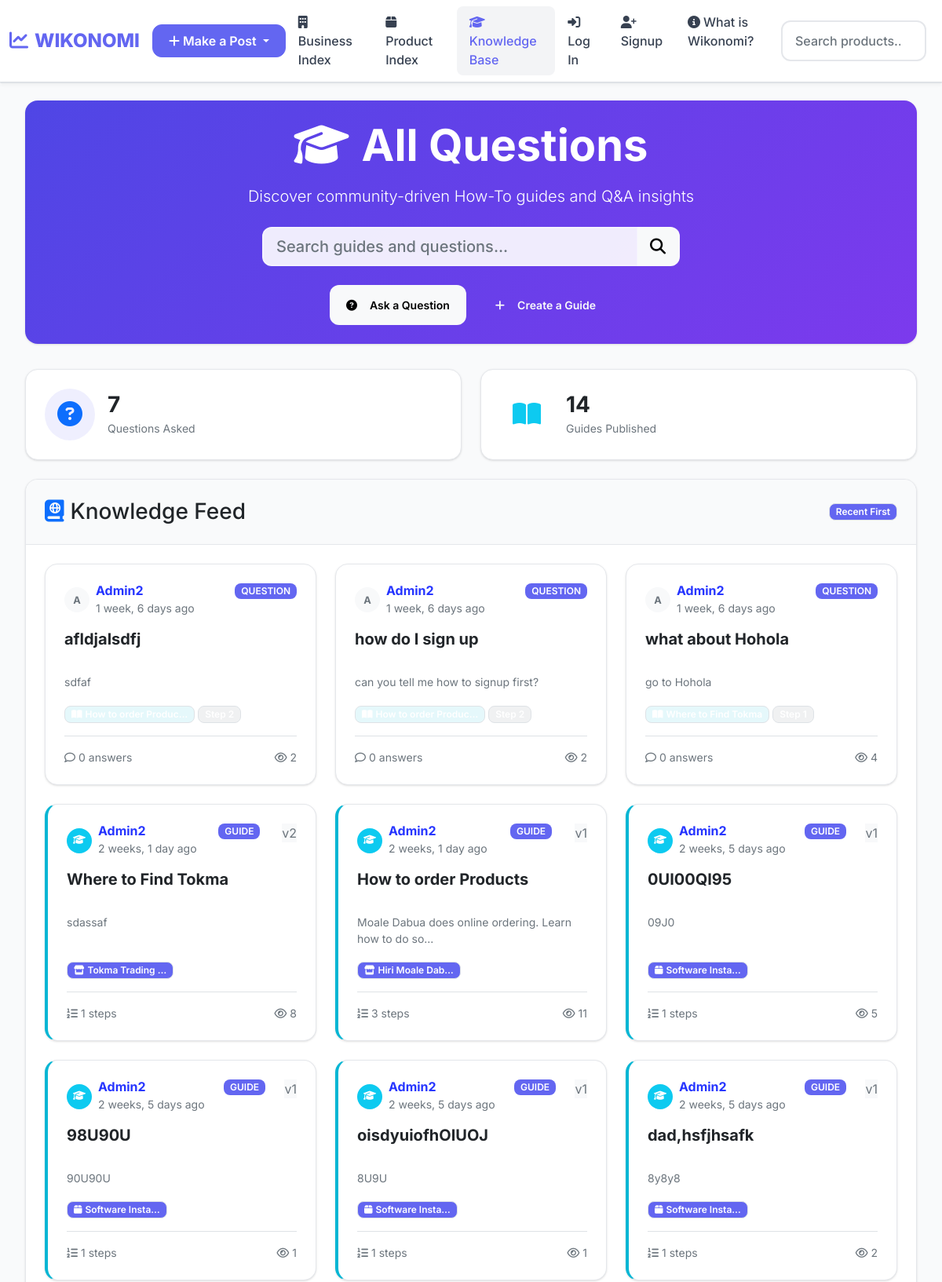
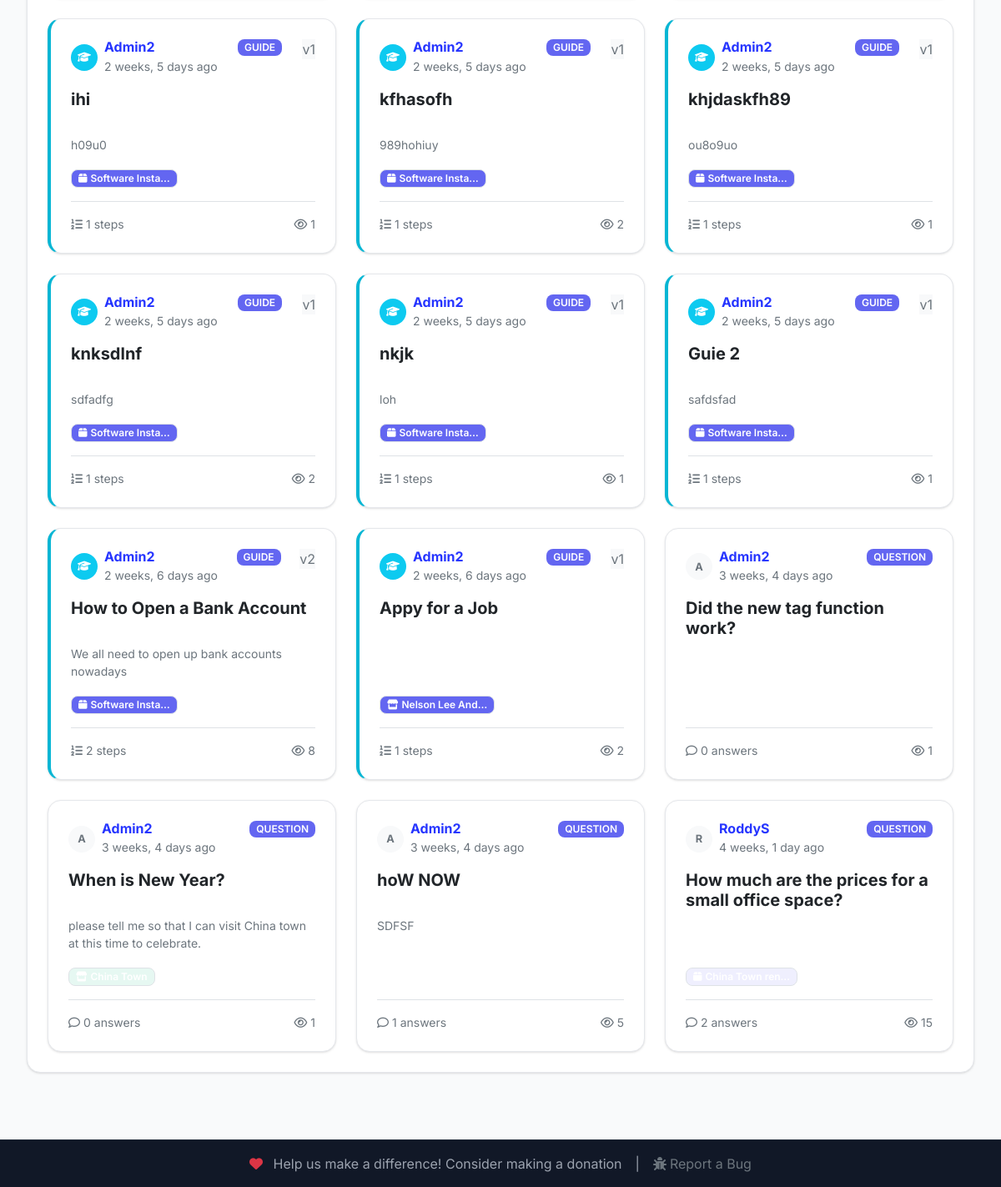
Screenshot of /qa/question/all/ with the database file from the repository (2 pictures, top to bottom).
### QA/models.py (models this page shows, shortened)
class Question(models.Model):
    title = models.CharField(max_length=255)
    body = models.TextField(blank=True)
    author = models.ForeignKey(User, on_delete=models.CASCADE, related_name='questions')
    product = models.ForeignKey(Product, on_delete=models.CASCADE, related_name='questions', null=True, blank=True)
    business = models.ForeignKey(Business, on_delete=models.CASCADE, related_name='questions', null=True, blank=True)
    howto_step = models.ForeignKey('HowTo.HowToStep', on_delete=models.CASCADE, related_name='questions', null=True, blank=True)
    created_at = models.DateTimeField(auto_now_add=True)
    updated_at = models.DateTimeField(auto_now=True)
    views_count = models.PositiveIntegerField(default=0)
    class Meta:
        ordering = ['-created_at']
    @property
    def answer_count(self):
        return self.answers.count()

### HowTo/models.py (models this page shows, shortened)
class HowTo(models.Model):
    title = models.CharField(max_length=255)
    description = models.TextField(blank=True, help_text="A brief overview of what this process covers")
    business = models.ForeignKey(Business, on_delete=models.CASCADE, related_name='how_tos', null=True, blank=True)
    product = models.ForeignKey(Product, on_delete=models.CASCADE, related_name='how_tos', null=True, blank=True)
    origin_question = models.ForeignKey(Question, on_delete=models.SET_NULL, null=True, blank=True, related_name='how_tos')
    author = models.ForeignKey(User, on_delete=models.CASCADE, related_name='how_tos_created')
    last_editor = models.ForeignKey(User, on_delete=models.SET_NULL, null=True, blank=True, related_name='how_tos_edited')
    is_official = models.BooleanField(default=False, help_text="Marked by business owner as official documentation")
    is_public = models.BooleanField(default=True)
    created_at = models.DateTimeField(auto_now_add=True)
    updated_at = models.DateTimeField(auto_now=True)
    views_count = models.PositiveIntegerField(default=0)
    version = models.PositiveIntegerField(default=1)
    class Meta:
        ordering = ['-is_official', '-created_at']
        verbose_name = "How To"
        verbose_name_plural = "How To's"

### Business/models.py (models this page shows, shortened)
class Business(models.Model):
    name = models.CharField(max_length=100)
    description = models.TextField(max_length=300, blank=True)
    location_description = models.CharField(max_length=200, blank=True, help_text="Verbose description of the business location")
    location = models.ForeignKey(Location, on_delete=models.SET_NULL, null=True, blank=True, help_text="GPS coordinates and address")
    image = models.ImageField(upload_to=get_image_filename,null=True,blank=True)
    author = models.ForeignKey(User,on_delete=models.SET_NULL,null=True)
    date_created = models.DateTimeField(auto_now_add=True)
    date_updated = models.DateTimeField(auto_now=True)
    is_public = models.BooleanField(default=True)

### Product/models.py (models this page shows, shortened)
class Product(models.Model):
    name = models.CharField(max_length=100)
    price = models.FloatField()
    description = models.TextField(max_length=300,blank=True)
    business  = models.ForeignKey(Business,on_delete=models.CASCADE, null=True)
    author = models.ForeignKey(User,on_delete=models.SET_NULL,null=True)
    is_public = models.BooleanField(default=True)
    date_created = models.DateTimeField(default=timezone.now)
    date_updated = models.DateTimeField(default=timezone.now, editable=False)
    location = models.ForeignKey(Location,on_delete=models.SET_NULL,null=True,blank=True)

### QA/views.py (the view)
# urls.py: path('question/all/',views.AllQuestionsListView,name='all')
def AllQuestionsListView(request):
    step_id = request.GET.get('step')
    if step_id:
        step = get_object_or_404(HowToStep, id=step_id)
        questions = Question.objects.filter(howto_step=step).order_by('-created_at')
        title = f"Questions for {step.title if step.title else f'Step {step.order}'}"
        knowledge_items = []
        for q in questions:
            q.item_type = 'question'
            q.sorting_date = q.created_at
            knowledge_items.append(q)
        how_tos = []  # Empty since we don't want to show guides in step-specific view
    else:
        questions = Question.objects.all().order_by('-created_at')
        how_tos = HowTo.objects.filter(is_public=True).order_by('-created_at')
        title = "All Questions"
        knowledge_items = []
        for q in questions:
            q.item_type = 'question'
            q.sorting_date = q.created_at
            knowledge_items.append(q)
        for h in how_tos:
            h.item_type = 'howto'
            h.sorting_date = h.created_at
            knowledge_items.append(h)
        knowledge_items.sort(key=lambda x: x.sorting_date, reverse=True)
    return render(request, 'QA/allQuestions.html', {
        'knowledge_items': knowledge_items,
        'questions_count': questions.count(),
        'how_to_count': len(how_tos) if isinstance(how_tos, list) else how_tos.count(),
        'title': title,
        'step': step_id and step
    })

### QA/templates/QA/allQuestions.html (shortened to what this page needs)
{% extends 'Home/base.html' %}
{% load static %}
{% load thumbnail %}
{% load humanize %}
{% load extra_date_filters %}
{% block content %}
<div class="bento-container">
  <div class="bento-grid">
    <div class="bento-card" style="grid-column: span 12; background: linear-gradient(135deg, #4f46e5 0%, #7c3aed 100%); color: white; border: none;">
      <div class="bento-card-body text-center">
        <h1 class="display-4 fw-bold mb-3">
          <i class="fas fa-graduation-cap me-3"></i>{{ title }}
        </h1>
        <p class="lead mb-4">
          {% if step %}
            Questions and answers about {% if step.title %}{{ step.title }}{% else %}step {{ step.order }}{% endif %} of {{ step.how_to.title }}
          {% else %}
            Discover community-driven How-To guides and Q&A insights
          {% endif %}
        </p>
        <div class="row justify-content-center mb-4">
          <div class="col-md-6">
            <form action="{% url 'Search:search' %}" method="get" class="position-relative">
              <div class="input-group input-group-lg">
                <input type="text"
                       name="q"
                       class="form-control"
                       placeholder="Search guides and questions..."
                       style="border-radius: 12px 0 0 12px; border: 2px solid rgba(255,255,255,0.3); background: rgba(255,255,255,0.9);">
                <button class="btn btn-light" type="submit" style="border-radius: 0 12px 12px 0; border: 2px solid rgba(255,255,255,0.3); border-left: none;">
                  <i class="fas fa-search"></i>
                </button>
              </div>
            </form>
          </div>
        </div>
        <div class="d-flex justify-content-center gap-3 flex-wrap">
          <a href="{% url 'QA:ask' %}" class="btn btn-light btn-bento">
            <i class="fas fa-question-circle me-2"></i>Ask a Question
          </a>
          <a href="{% url 'HowTo:create' %}" class="btn btn-outline-light btn-bento">
            <i class="fas fa-plus me-2"></i>Create a Guide
          </a>
        </div>
      </div>
    </div>
  </div>
  <div class="bento-grid mb-4">
    <div class="bento-card" style="grid-column: span 6;">
        <div class="bento-card-body d-flex align-items-center">
            <div class="rounded-circle bg-soft-primary p-3 me-3">
                <i class="fas fa-question-circle text-primary fa-2x"></i>
            </div>
            <div>
                <h3 class="fw-bold mb-0">{{ questions_count }}</h3>
                <small class="text-muted">Questions Asked</small>
            </div>
        </div>
    </div>
    <div class="bento-card" style="grid-column: span 6;">
        <div class="bento-card-body d-flex align-items-center">
            <div class="rounded-circle bg-soft-info p-3 me-3">
                <i class="fas fa-book-open text-info fa-2x"></i>
            </div>
            <div>
                <h3 class="fw-bold mb-0">{{ how_to_count }}</h3>
                <small class="text-muted">Guides Published</small>
            </div>
        </div>
    </div>
  </div>
  {% if knowledge_items %}
    <div class="bento-grid">
      <div class="bento-card" style="grid-column: span 12;">
        <div class="bento-card-header d-flex justify-content-between align-items-center">
          <h3 class="mb-0">
            <i class="fas fa-atlas me-2 text-primary"></i>Knowledge Feed
          </h3>
          <div class="d-flex gap-2">
            <span class="badge bg-light text-dark border">Recent First</span>
          </div>
        </div>
        <div class="bento-card-body">
          <div class="row g-4">
            {% for item in knowledge_items %}
              <div class="col-lg-4 col-md-6 position-relative">
                {% if item.item_type == 'question' %}
                    <div class="bento-card h-100 question-card">
                      <div class="bento-card-body d-flex flex-column h-100">
                        <div class="d-flex justify-content-between align-items-start mb-3">
                          <div class="d-flex align-items-center">
                            <div class="rounded-circle bg-light d-flex align-items-center justify-content-center text-secondary fw-bold me-2" style="width: 32px; height: 32px; font-size: 0.8rem;">
                              {{ item.author.username.0|upper }}
                            </div>
                            <div>
                              <h6 class="fw-bold mb-0 text-truncate" style="max-width: 150px;">{{ item.author.username }}</h6>
                              <small class="text-muted">{{ item.created_at|naturaltime }}</small>
                            </div>
                          </div>
                          <span class="badge bg-soft-warning text-warning border-warning border-opacity-10">QUESTION</span>
                        </div>
                        <h5 class="fw-bold mb-2 line-clamp-2" style="height: 3rem; overflow: hidden;">{{ item.title }}</h5>
                        <p class="text-muted small mb-3 flex-grow-1 line-clamp-3">{{ item.body|truncatewords:20 }}</p>
                        <div class="mb-3">
                          {% if item.product %}
                            <span class="badge bg-primary-subtle text-primary border border-primary-subtle me-1">
                              <i class="fas fa-box me-1"></i>{{ item.product.name|truncatechars:15 }}
                            </span>
                          {% endif %}
                          {% if item.business %}
                            <span class="badge bg-success-subtle text-success border border-success-subtle me-1">
                              <i class="fas fa-store me-1"></i>{{ item.business.name|truncatechars:15 }}
                            </span>
                          {% endif %}
                          {% if item.howto_step %}
                            <div class="d-flex flex-wrap gap-1 mt-1">
                              <span class="badge bg-info-subtle text-info border border-info-subtle">
                                <i class="fas fa-book-open me-1"></i>{{ item.howto_step.how_to.title|truncatechars:20 }}
                              </span>
                              <span class="badge bg-secondary-subtle text-secondary border border-secondary-subtle">
                              </span>
                            </div>
                          {% endif %}
                        </div>
                        <div class="question-stats mt-auto pt-3 border-top d-flex justify-content-between">
                          <small class="text-muted"><i class="far fa-comment me-1"></i>{{ item.answer_count }} answers</small>
                          <small class="text-muted"><i class="far fa-eye me-1"></i>{{ item.views_count }}</small>
                        </div>
                      </div>
                    </div>
                {% else %}
                    <div class="bento-card h-100 guide-card" style="border-left: 4px solid #06b6d4;">
                      <div class="bento-card-body d-flex flex-column h-100">
                        <div class="d-flex justify-content-between align-items-start mb-3">
                          <div class="d-flex align-items-center">
                            <div class="rounded-circle bg-info d-flex align-items-center justify-content-center text-white fw-bold me-2" style="width: 32px; height: 32px; font-size: 0.8rem;">
                              <i class="fas fa-graduation-cap"></i>
                            </div>
                            <div>
                              <h6 class="fw-bold mb-0 text-truncate" style="max-width: 150px;">{{ item.author.username }}</h6>
                              <small class="text-muted">{{ item.created_at|naturaltime }}</small>
                            </div>
                          </div>
                          <span class="badge bg-soft-info text-info border-info border-opacity-10">GUIDE</span>
                          <span class="bg-light text-muted">v{{ item.version }}</span>
                        </div>
                        <h5 class="fw-bold mb-2 line-clamp-2" style="height: 3rem; overflow: hidden;">{{ item.title }}</h5>
                        <p class="text-muted small mb-3 flex-grow-1 line-clamp-3">{{ item.description|truncatewords:20 }}</p>
                        <div class="mb-3">
                            {% if item.product %}
                              <span class="badge bg-primary text-primary border border-primary-subtle me-1">
                                <i class="fas fa-box me-1"></i>{{ item.product.name|truncatechars:15 }}
                              </span>
                            {% endif %}
                            {% if item.business %}
                              <span class="badge bg-success text-success border border-success-subtle me-1">
                                <i class="fas fa-store me-1"></i>{{ item.business.name|truncatechars:15 }}
                              </span>
                            {% endif %}
                        </div>
                        <div class="guide-stats mt-auto pt-3 border-top d-flex justify-content-between">
                          <small class="text-muted"><i class="fas fa-list-ol me-1"></i>{{ item.steps.count }} steps</small>
                          <small class="text-muted"><i class="far fa-eye me-1"></i>{{ item.views_count }}</small>
                        </div>
                      </div>
                    </div>
                {% endif %}
              </div>
            {% endfor %}
          </div>
        </div>
      </div>
    </div>
  {% endif %}
</div>
{% endblock %}

### rows the page displays
Question: author.username.0 "A", author.username "Admin2", created_at "1 week, 6 days ago", title "afldjalsdfj", body "sdfaf", answer_count "0", views_count "2"
Question: author.username.0 "A", author.username "Admin2", created_at "1 week, 6 days ago", title "how do I sign up", body "can you tell me how to signup first?", answer_count "0", views_count "2"
Question: author.username.0 "A", author.username "Admin2", created_at "1 week, 6 days ago", title "what about Hohola", body "go to Hohola", answer_count "0", views_count "4"
HowTo: author.username "Admin2", created_at "2 weeks, 1 day ago", version "2", title "Where to Find Tokma", description "sdassaf", business.name "Tokma Trading …", steps.count "1", views_count "8"
HowTo: author.username "Admin2", created_at "2 weeks, 1 day ago", version "1", title "How to order Products", description "Moale Dabua does online ordering. Learn how to do so...", business.name "Hiri Moale Dab…", steps.count "3", views_count "11"
HowTo: author.username "Admin2", created_at "2 weeks, 5 days ago", version "1", title "0UI00QI95", description "09J0", product.name "Software Insta…", steps.count "1", views_count "5"
HowTo: author.username "Admin2", created_at "2 weeks, 5 days ago", version "1", title "98U90U", description "90U90U", product.name "Software Insta…", steps.count "1", views_count "1"
HowTo: author.username "Admin2", created_at "2 weeks, 5 days ago", version "1", title "oisdyuiofhOIUOJ", description "8U9U", product.name "Software Insta…", steps.count "1", views_count "1"
HowTo: author.username "Admin2", created_at "2 weeks, 5 days ago", version "1", title "dad,hsfjhsafk", description "8y8y8", product.name "Software Insta…", steps.count "1", views_count "2"
HowTo: author.username "Admin2", created_at "2 weeks, 5 days ago", version "1", title "ihi", description "h09u0", product.name "Software Insta…", steps.count "1", views_count "1"
HowTo: author.username "Admin2", created_at "2 weeks, 5 days ago", version "1", title "kfhasofh", description "989hohiuy", product.name "Software Insta…", steps.count "1", views_count "2"
HowTo: author.username "Admin2", created_at "2 weeks, 5 days ago", version "1", title "khjdaskfh89", description "ou8o9uo", product.name "Software Insta…", steps.count "1", views_count "1"
HowTo: author.username "Admin2", created_at "2 weeks, 5 days ago", version "1", title "knksdlnf", description "sdfadfg", product.name "Software Insta…", steps.count "1", views_count "2"
HowTo: author.username "Admin2", created_at "2 weeks, 5 days ago", version "1", title "nkjk", description "loh", product.name "Software Insta…", steps.count "1", views_count "1"
HowTo: author.username "Admin2", created_at "2 weeks, 5 days ago", version "1", title "Guie 2", description "safdsfad", product.name "Software Insta…", steps.count "1", views_count "1"
HowTo: author.username "Admin2", created_at "2 weeks, 6 days ago", version "2", title "How to Open a Bank Account", description "We all need to open up bank accounts nowadays", product.name "Software Insta…", steps.count "2", views_count "8"
HowTo: author.username "Admin2", created_at "2 weeks, 6 days ago", version "1", title "Appy for a Job", business.name "Nelson Lee And…", steps.count "1", views_count "2"
Question: author.username.0 "A", author.username "Admin2", created_at "3 weeks, 4 days ago", title "Did the new tag function work?", answer_count "0", views_count "1"
Question: author.username.0 "A", author.username "Admin2", created_at "3 weeks, 4 days ago", title "When is New Year?", body "please tell me so that I can visit China town at this time to celebrate.", answer_count "0", views_count "1"
Question: author.username.0 "A", author.username "Admin2", created_at "3 weeks, 4 days ago", title "hoW NOW", body "SDFSF", answer_count "1", views_count "5"
Question: author.username.0 "R", author.username "RoddyS", created_at "4 weeks, 1 day ago", title "How much are the prices for a small office space?", answer_count "2", views_count "15"

### other values shown
{{ title }} "All Questions"
{{ questions_count }} "7"
{{ how_to_count }} "14"
